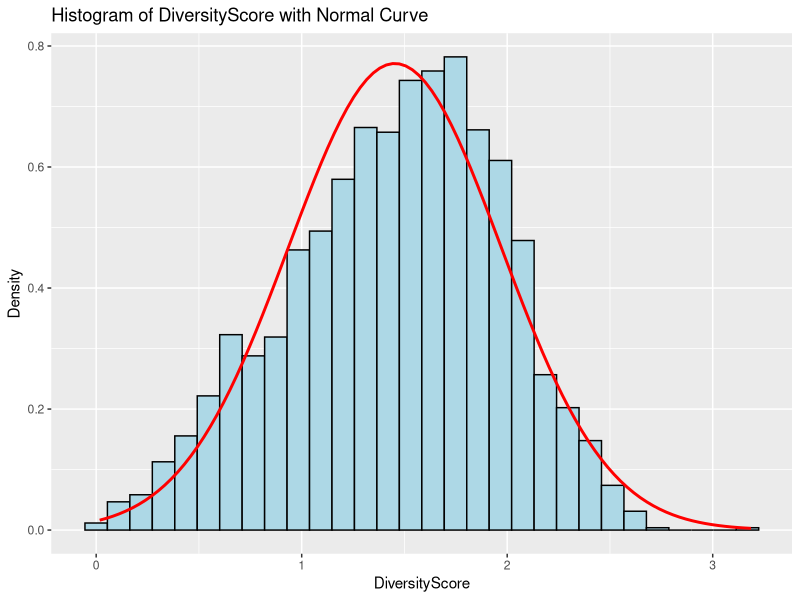

Reproduce this figure in R. (Note: this script raises an error after producing the figure.)
## ---- chunk 1
knitr::opts_chunk$set(echo = TRUE)
library(ggplot2)
library(dplyr)
library(tidyr)
## ---- chunk 2
library(dplyr)
library(ggplot2)
df_score <- read.csv("diversity_score.csv")
df <- read.csv("final_data.csv")
## ---- chunk 3
ggplot(df_score, aes(x = DiversityScore)) +
  geom_histogram(aes(y = after_stat(density)), bins = 30, fill = "lightblue", color = "black") +
  stat_function(fun = dnorm, args = list(mean = mean(df_score$DiversityScore, na.rm = TRUE), 
                                         sd = sd(df_score$DiversityScore, na.rm = TRUE)),
                color = "red", size = 1) +
  labs(title = "Histogram of DiversityScore with Normal Curve",
       x = "DiversityScore",
       y = "Density")

## ---- chunk 4
anova_result <- aov(DiversityScore ~ Age, data = df_score)
summary(anova_result)
## ---- chunk 5
#eda 3


# Create a bar plot for the count of observations by age
ggplot(age_counts, aes(x = as.factor(Age), y = count)) +
  geom_bar(stat = "identity", fill = "lightgreen", alpha = 0.8) + # Bar plot
  labs(
    title = "Count of Observations by Age",
    x = "Age Group",
    y = "Number of Observations"
  ) +
  theme_minimal()
## ---- chunk 6
#eda 5
final_data_df<-read.csv("final_data.csv")
total_minutes_awake <- final_data_df %>%
  group_by(Age) %>%
  summarise(total_minutes_awake = sum(Minutes.awake, na.rm = TRUE)) # Sum of minutes awake

# Print the total minutes awake for each age
print(total_minutes_awake)

# Create a bar plot to show the distribution of total minutes awake by age
ggplot(total_minutes_awake, aes(x = as.factor(Age), y = total_minutes_awake)) +
  geom_bar(stat = "identity", fill = "steelblue", alpha = 0.8) + # Bar plot
  labs(
    title = "Total Minutes Awake by Age Group",
    x = "Age Group",
    y = "Total Minutes Awake"
  ) +
  theme_minimal() 
## ---- chunk 7
result <- df %>%
  pivot_longer(cols = 7:ncol(df),
               names_to = "Behavior", 
               values_to = "Value") %>%
  filter(Value != 0.0)

result <- result %>%
  group_by(Age) %>%
  summarise(PB_count = n_distinct(Behavior)) %>%
  arrange(desc(PB_count))

ggplot(result, aes(x=Age, y=PB_count)) +
  geom_line() +
  geom_point(color = "blue", size = 3) +
  theme_minimal()

print(result)
